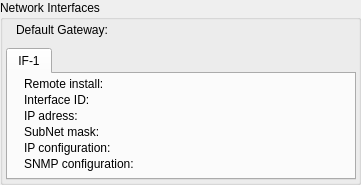
           <widget class="QGroupBox" name="groupBox">
            <property name="geometry">
             <rect>
              <x>320</x>
              <y>248</y>
              <width>361</width>
              <height>185</height>
             </rect>
            </property>
            <property name="title">
             <string>Network Interfaces</string>
            </property>
            <widget class="QTabWidget" name="tabWidget_EthernetInterfaces">
             <property name="geometry">
              <rect>
               <x>6</x>
               <y>48</y>
               <width>350</width>
               <height>132</height>
              </rect>
             </property>
             <property name="currentIndex">
              <number>0</number>
             </property>
             <widget class="QWidget" name="tab">
              <attribute name="title">
               <string>IF-1</string>
              </attribute>
              <widget class="QLabel" name="text_EthIf_RemoteInstall">
               <property name="geometry">
                <rect>
                 <x>16</x>
                 <y>0</y>
                 <width>171</width>
                 <height>20</height>
                </rect>
               </property>
               <property name="text">
                <string>Remote install:</string>
               </property>
              </widget>
              <widget class="QLabel" name="text_EthIf_IFID">
               <property name="geometry">
                <rect>
                 <x>16</x>
                 <y>16</y>
                 <width>171</width>
                 <height>20</height>
                </rect>
               </property>
               <property name="text">
                <string>Interface ID:</string>
               </property>
              </widget>
              <widget class="QLabel" name="text_EthIf_IPADR">
               <property name="geometry">
                <rect>
                 <x>16</x>
                 <y>32</y>
                 <width>171</width>
                 <height>20</height>
                </rect>
               </property>
               <property name="text">
                <string>IP adress:</string>
               </property>
              </widget>
              <widget class="QLabel" name="text_EthIf_IPConf">
               <property name="geometry">
                <rect>
                 <x>16</x>
                 <y>64</y>
                 <width>171</width>
                 <height>20</height>
                </rect>
               </property>
               <property name="text">
                <string>IP configuration:</string>
               </property>
              </widget>
              <widget class="QLabel" name="text_EthIf_SNMPConf">
               <property name="geometry">
                <rect>
                 <x>16</x>
                 <y>80</y>
                 <width>171</width>
                 <height>20</height>
                </rect>
               </property>
               <property name="text">
                <string>SNMP configuration:</string>
               </property>
              </widget>
              <widget class="QLabel" name="label_EthIf_IPadress">
               <property name="geometry">
                <rect>
                 <x>208</x>
                 <y>32</y>
                 <width>131</width>
                 <height>20</height>
                </rect>
               </property>
               <property name="text">
                <string/>
               </property>
              </widget>
              <widget class="QLabel" name="label_EthIf_IFID">
               <property name="geometry">
                <rect>
                 <x>208</x>
                 <y>16</y>
                 <width>131</width>
                 <height>20</height>
                </rect>
               </property>
               <property name="text">
                <string/>
               </property>
              </widget>
              <widget class="QLabel" name="label_EthIf_RemoteInstall">
               <property name="geometry">
                <rect>
                 <x>208</x>
                 <y>0</y>
                 <width>131</width>
                 <height>20</height>
                </rect>
               </property>
               <property name="text">
                <string/>
               </property>
              </widget>
              <widget class="QLabel" name="text_EthIf_Subnet">
               <property name="geometry">
                <rect>
                 <x>16</x>
                 <y>48</y>
                 <width>171</width>
                 <height>20</height>
                </rect>
               </property>
               <property name="text">
                <string>SubNet mask:</string>
               </property>
              </widget>
              <widget class="QLabel" name="label_EthIf_IPConfig">
               <property name="geometry">
                <rect>
                 <x>208</x>
                 <y>64</y>
                 <width>131</width>
                 <height>20</height>
                </rect>
               </property>
               <property name="text">
                <string/>
               </property>
              </widget>
              <widget class="QLabel" name="label_EthIf_SubnetMask">
               <property name="geometry">
                <rect>
                 <x>208</x>
                 <y>48</y>
                 <width>131</width>
                 <height>20</height>
                </rect>
               </property>
               <property name="text">
                <string/>
               </property>
              </widget>
              <widget class="QLabel" name="label_EthIf_SNMPConfig">
               <property name="geometry">
                <rect>
                 <x>208</x>
                 <y>80</y>
                 <width>131</width>
                 <height>20</height>
                </rect>
               </property>
               <property name="text">
                <string/>
               </property>
              </widget>
             </widget>
            </widget>
            <widget class="QLabel" name="text_EthIf_DefaultGateway">
             <property name="geometry">
              <rect>
               <x>16</x>
               <y>20</y>
               <width>181</width>
               <height>20</height>
              </rect>
             </property>
             <property name="text">
              <string>Default Gateway:</string>
             </property>
            </widget>
            <widget class="QLabel" name="label_EthIf_DefaultGateway">
             <property name="geometry">
              <rect>
               <x>208</x>
               <y>20</y>
               <width>131</width>
               <height>20</height>
              </rect>
             </property>
             <property name="text">
              <string/>
             </property>
            </widget>
           </widget>
